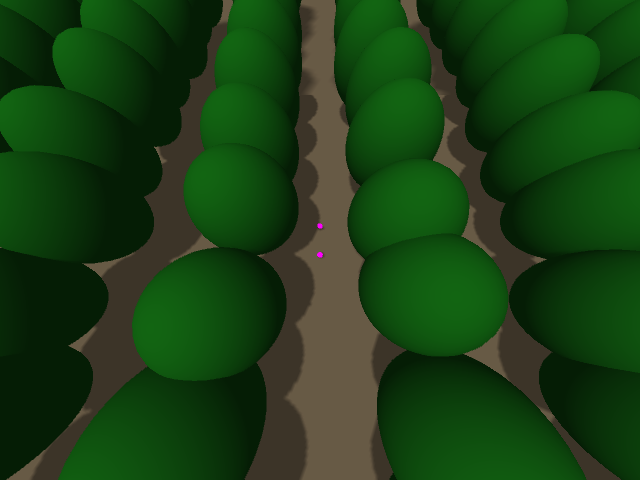
#> input picture simulation/gazebo/shots/r002.0_a000.png, 640 x 480 px, found by its file name; its folder holds only this picture in this run
$ python analyze.py
#> lines starting #> are read from the running program, lines starting #| are printed output that depends on the picture; after the words box and inside, x2 and y2 are one past the last pixel; in counts of white or black regions, pixels touching at a corner belong together
#> (reads simulation/gazebo/sites.json from the repository)
#> in main, bgr is the input picture: shape (480, 640, 3); mean B, G, R 19.8, 64, 25.2
### simulation/run_study.py
"""Paired simulation of visibility-aware UAV station selection in fixed orchards."""

import argparse
import json
from pathlib import Path

import numpy as np


DT = 0.2
STEPS = 250
SPEED = 3.0
POS_WEIGHT = 0.2   # position SD expressed in heading SD units: 1 m ~ 0.2 rad
EXTINCTION = 1.0   # canopy extinction coefficient k, m^-1
BEARING_SD = 0.008
HALF_FOV_RADIUS = 5.7 * np.tan(np.deg2rad(60))
MIN_MARKER_RADIUS = 0.35  # Mask the nadir singularity of the azimuth-only model.
RADII = (2, 3, 4.5, 6.5, 9, 12)
GRID = np.arange(-15.0, 15.01, 0.5)
ANGLES = np.arange(20) * 2 * np.pi / 20
OFFSETS = (np.array(RADII)[:, None, None] *
           np.stack((np.cos(ANGLES), np.sin(ANGLES)), axis=-1)).reshape(-1, 2)
X_EXTENT = max(50.0, 0.6 * STEPS * DT + 10.0)   # trees must reach the end of the run
CROWN_B = 1.2   # across-row semi-axis of each crown (m); swept below
SCENES = {"center": 0.0, "edge": 1.0}
WEIGHTS = (0, 0.00025, 0.001, 0.004)


def wrap(angle):
    return (angle + np.pi) % (2 * np.pi) - np.pi


# [15 lines left out: functions markers, measure, not called in this run]


def orchard(rng):
    x, y = np.meshgrid(np.arange(-18.0, X_EXTENT + 0.01, 2.0), [-14, -10, -6, -2, 2, 6, 10, 14])
    xy = np.stack((x.ravel(), y.ravel()), axis=-1) + rng.normal(0, 0.15, (x.size, 2))
    return np.column_stack((xy, np.full(x.size, 2.0)))


def pair_probability(uav, marker_xy, trees):
    """Direct segment/ellipsoid intersections, one ray per marker.

    Independent detections conditional on geometry and ray transmittances.
    Overlapping ellipsoids contribute additive optical depth.
    """
    radius = np.array([1.2, CROWN_B, 1.5])
    start = np.concatenate((marker_xy, np.full((*marker_xy.shape[:-1], 1), 0.3)), axis=-1)
    end = np.concatenate((uav, np.full((*uav.shape[:-1], 1), 6.0)), axis=-1)
    ray = end[..., None, :] - start
    unit_ray = ray[..., None, :] / radius
    origin = (start[..., None, :] - trees) / radius
    a = np.sum(unit_ray * unit_ray, axis=-1)
    b = np.sum(origin * unit_ray, axis=-1)
    c = np.sum(origin * origin, axis=-1) - 1
    disc = b * b - a * c
    root = np.sqrt(np.maximum(0, disc))
    lo = np.clip((-b - root) / a, 0, 1)
    hi = np.clip((-b + root) / a, 0, 1)
    length = np.linalg.norm(ray, axis=-1) * np.sum(hi - lo, axis=-1)
    return np.exp(-EXTINCTION * np.sum(length, axis=-1))


# [36 lines left out: functions prior, interpolate, move, not called in this run]


def camera_gate(distance):
    return np.all((distance >= MIN_MARKER_RADIUS) & (distance <= HALF_FOV_RADIUS), axis=-1)


# [182 lines left out: functions choose, run_scene, main, not called in this run]


# [2 lines that do not run on import are left out]

### simulation/gazebo/analyze.py
"""对比 Gazebo 渲染的标记可见性与 pair_probability 的预测。

判据说明：
  pair_probability = exp(-光线穿过冠层椭球的总长度)，被 run_study.py 直接当作
  "成对检测成功概率"。这里用 Gazebo 渲染的标记可见像素数作为独立观测：
  同一半径下，穿过树冠的方位（90/270 度）可见像素应显著少于沿过道方位（0/180 度）。

用法：python3 analyze.py --shots /tmp/shots48 --csv out.csv
"""

import argparse
import csv
import json
import math
from pathlib import Path

import cv2
import numpy as np

# 与 run_study.py 对齐
MARKER_R = 0.09
IMG_W, IMG_H = 640, 480
CAM_HALF_FOV = math.radians(60.0)
CAM_Z_MODEL_END = 6.0      # pair_probability 里光线终点的 z，相机高度与之对齐
MARKER_Z = 0.30            # 标记球心高度，与 make_world.MARKER_Z 一致


def focal_px():
    return (IMG_W / 2.0) / math.tan(CAM_HALF_FOV)


def marker_mask(bgr):
    """品红标记：R 与 B 都高、G 低。BGR 顺序。"""
    b, g, r = bgr[:, :, 0].astype(int), bgr[:, :, 1].astype(int), bgr[:, :, 2].astype(int)
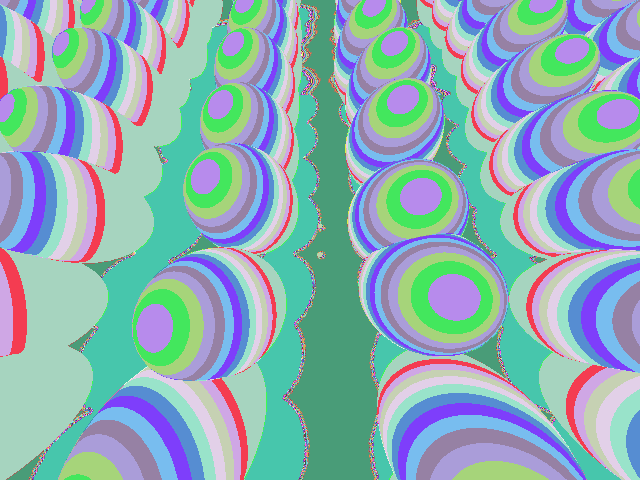
#> b: shape (480, 640) int64; 74 distinct labels, from 5 to 255; one colour per label, 0 black
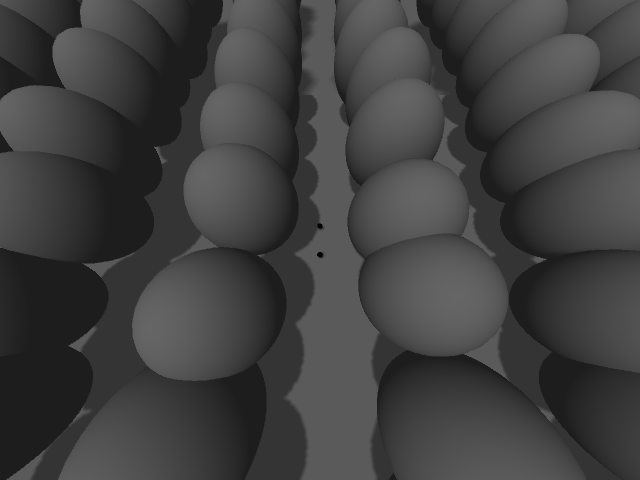
#> g: shape (480, 640) int64; min 0, max 101, mean 64
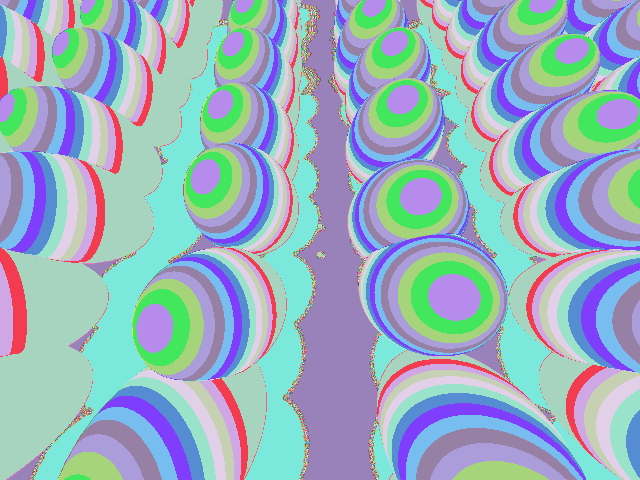
#> r: shape (480, 640) int64; 99 distinct labels, from 5 to 255; one colour per label, 0 black
    m = ((r > 110) & (b > 110) & (g < 110) & (np.abs(r - b) < 90)).astype(np.uint8)
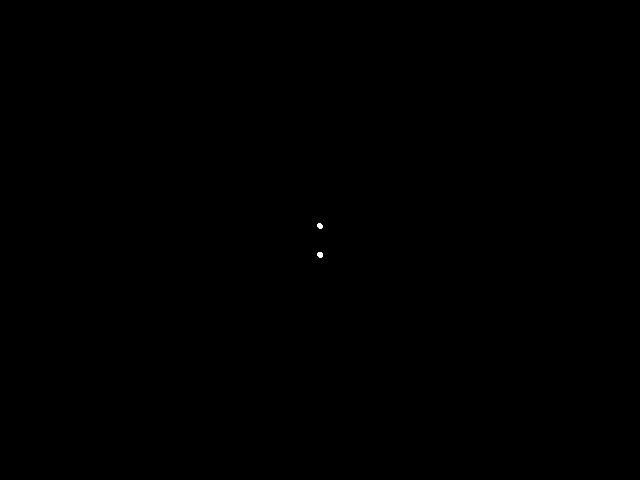
#> m: shape (480, 640); values 0 (black) and 1 (white), 0.02% white; 2 white regions, box (x1, y1, x2, y2) and area: (317, 252, 323, 258) 30, (317, 223, 323, 229) 28
    return m


def two_blobs(mask):
    """返回两个最大连通域的像素数（不足两个则补 0）。"""
    n, lab, stats, _ = cv2.connectedComponentsWithStats(mask, connectivity=8)
#> lab: shape (480, 640) int32; 3 distinct labels, from 0 to 2
#> n = 3; stats = [[0, 0, 640, 480, 307142], [317, 223, 6, 6, 28], [317, 252, 6, 6, 30]]
    areas = sorted((int(stats[i, cv2.CC_STAT_AREA]) for i in range(1, n)), reverse=True)
#> areas = [30, 28]
    while len(areas) < 2:
        areas.append(0)
#> this loop made 0 passes
    return areas[0], areas[1]


def expected_area(dist):
    """球在图像上的理论投影面积（像素^2），用于归一化。"""
    rad_px = focal_px() * MARKER_R / max(dist, 1e-6)
    return math.pi * rad_px ** 2


def main():
    ap = argparse.ArgumentParser()
    ap.add_argument("--shots", default="/tmp/shots48")
    ap.add_argument("--csv", default="visibility_vs_model.csv")
    ap.add_argument("--outdir", default=".")
    args = ap.parse_args()

    here = Path(__file__).resolve().parent
    sites = json.loads((here / "sites.json").read_text(encoding="utf-8"))
    shots = Path(args.shots)

    import sys
    sys.path.insert(0, str(here.parent))
    import run_study as R          # noqa: E402

    trees = R.orchard(np.random.default_rng(10000 + 0))
    markers = np.array([[-0.5, 0.0], [0.5, 0.0]])

    rows = []
    for s in sites:
        tag = "r%05.1f_a%03d" % (s["radius"], s["angle_deg"])
        fp = shots / (tag + ".png")
        if not fp.exists():
            continue
        bgr = cv2.imread(str(fp))
        a0, a1 = two_blobs(marker_mask(bgr))
#> a0 = 30; a1 = 28
        total = a0 + a1
#> total = 58

        uav = np.array([s["x"], s["y"]])
        p = float(R.pair_probability(uav, markers, trees))
        d3d = float(np.hypot(np.hypot(s["x"], s["y"]), CAM_Z_MODEL_END - 0.3))
        exp_area = 2.0 * expected_area(d3d)
        visible = min(1.0, total / exp_area) if exp_area > 0 else 0.0
#> visible = 1

        rows.append({
            "radius": s["radius"], "angle": s["angle_deg"], "tag": tag,
            "d3d": round(d3d, 3), "blob0": a0, "blob1": a1, "px_total": total,
            "expected_px": round(exp_area, 2), "visible_frac": round(visible, 4),
            "p_model": round(p, 6),
            "both_seen": int(a0 >= 3 and a1 >= 3),
        })

    rows.sort(key=lambda r: (r["radius"], r["angle"]))
    out = Path(args.outdir) / args.csv
    with out.open("w", newline="", encoding="utf-8") as f:
        w = csv.DictWriter(f, fieldnames=list(rows[0]))
        w.writeheader()
        w.writerows(rows)

    print("站位 %d 个 -> %s\n" % (len(rows), out))
    print("%6s %5s %7s %7s %7s %8s %8s" %
          ("半径", "方位", "两标记px", "理论px", "可见比", "模型p", "双见"))
    for r in rows:
        print("%6.1f %5d %7d %7.1f %7.3f %8.4f %8d" %
              (r["radius"], r["angle"], r["px_total"], r["expected_px"],
               r["visible_frac"], r["p_model"], r["both_seen"]))

    # 同一半径内，按方位看遮挡效应
    print("\n=== 同半径下 8 个方位的可见像素（关键对照）===")
    for rad in sorted({r["radius"] for r in rows}):
        grp = [r for r in rows if r["radius"] == rad]
        px = [g["px_total"] for g in grp]
        pm = [g["p_model"] for g in grp]
        print("半径 %4.1f m: 像素 %s" % (rad, px))
        print("            模型p %s" % ["%.3f" % x for x in pm])

    # 相关性（限模型认定的视场内站位）
    #
    # 注意：门限 HALF_FOV_RADIUS 是相机足迹的**水平**半径（5.7 * tan60 = 9.873 m），
    # 而 d3d 是三维斜距。此前直接拿 d3d 与门限比，把水平 9.0 m 的 8 个站位误判为出界，
    # 样本从 40 掉到 32。这里先换回水平距离再筛。
    drop = CAM_Z_MODEL_END - MARKER_Z
    for r in rows:
        r["horiz"] = math.sqrt(max(r["d3d"] ** 2 - drop ** 2, 0.0))
    valid = [r for r in rows if r["horiz"] <= R.HALF_FOV_RADIUS]
    if len(valid) >= 5:
        x = np.array([r["p_model"] for r in valid])
        y = np.array([r["visible_frac"] for r in valid])
        z = np.array([r["px_total"] for r in valid])
        def pearson(a, b):
            return float(np.corrcoef(a, b)[0, 1]) if a.std() > 1e-9 and b.std() > 1e-9 else float("nan")
        def spearman(a, b):
            # 平均秩。visible_frac 有大量并列 1.0，用 argsort(argsort()) 会按原始下标
            # 给并列值排不同名次，算出的是序数相关而非 Spearman ρ（32 站会低到 0.936）。
            def rank(v):
                o = np.argsort(v, kind="mergesort")
                r = np.empty(len(v), dtype=float)
                i = 0
                while i < len(o):
                    j = i
                    while j + 1 < len(o) and v[o[j + 1]] == v[o[i]]:
                        j += 1
                    r[o[i:j + 1]] = (i + j) / 2.0 + 1.0
                    i = j + 1
                return r
            return pearson(rank(a), rank(b))
        print("\n视场内站位 %d 个（水平距 <= %.3f m）" % (len(valid), R.HALF_FOV_RADIUS))
        print("  Pearson(p, 可见比) = %.3f" % pearson(x, y))
        print("  Spearman(p, 可见比) = %.3f" % spearman(x, y))
        print("  Pearson(p, 像素数) = %.3f" % pearson(x, z))

    both = [r for r in valid if r["both_seen"]]
    print("  双标记可见 %d / %d" % (len(both), len(valid)))
    hi = [r for r in valid if r["p_model"] >= 0.5]
    lo = [r for r in valid if r["p_model"] < 0.5]
    print("  模型 p>=0.5 的站位 %d，其中双见 %d"
          % (len(hi), sum(1 for r in hi if r["both_seen"])))
    print("  模型 p<0.5 的站位 %d，其中双见 %d"
          % (len(lo), sum(1 for r in lo if r["both_seen"])))


if __name__ == "__main__":
    main()
